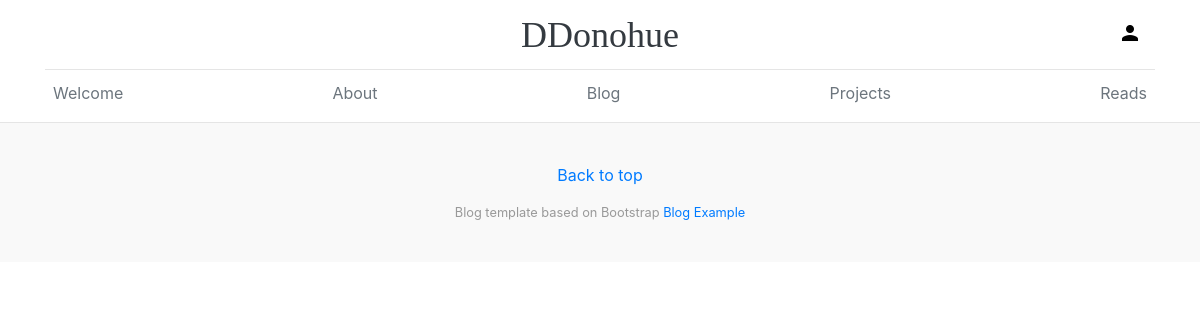
Page /blog/drafts/ on the earlier database version.
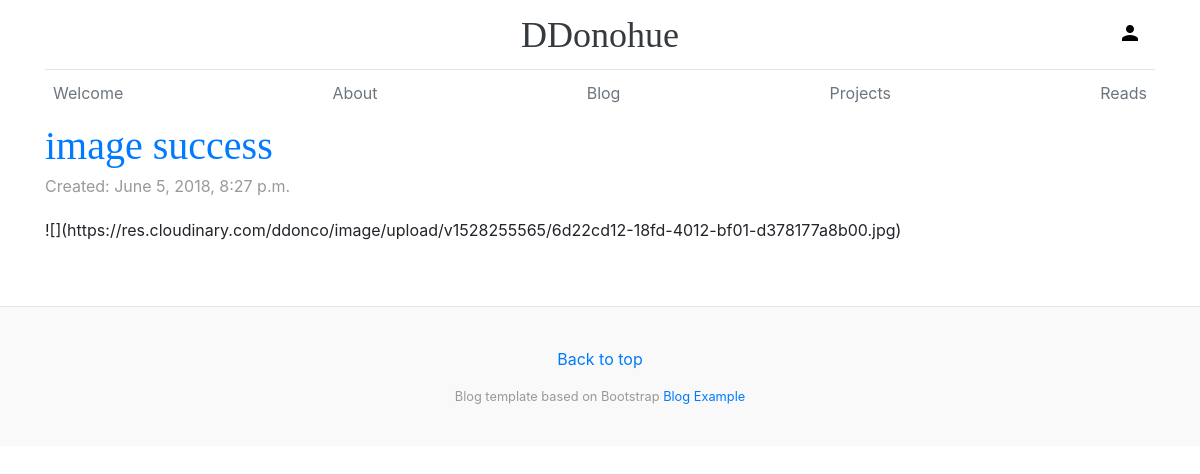
Same page on the later database version.
### blog/models.py (models this page shows, shortened)
class Post(models.Model):
    author = models.ForeignKey('auth.User', on_delete=models.CASCADE)
    title = models.CharField(max_length=256)
    text = MarkdownxField()
    thumbnail = CloudinaryField(blank=True, null=True, resource_type='image')
    create_date = models.DateTimeField(default=timezone.now)
    publish_date = models.DateTimeField(blank=True, null=True)

### blog/views.py (the view)
# urls.py: path('drafts/', views.DraftListView.as_view(), name='post_draft_list'),
class DraftListView(ListView, LoginRequiredMixin):
    login_url = '/login/'
    redirect_field_name = 'blog/post_list.html'
    model = Post
    template_name = 'blog/post_draft_list.html'
    def get_queryset(self):
        return Post.objects.filter(publish_date__isnull=True).order_by('create_date')

### blog/templates/blog/post_draft_list.html
{%extends "base.html"%}
{%block content%}
{%for post in post_list%}
  <div class="blog-post">
    <h3 class="blog-post-title"><a href="{%url 'blog:post_detail' pk=post.pk%}">{{post.title}}</a></h3>
    <p class="date blog-post-meta">Created: {{post.create_date}}</p>
    <p>{{post.text|safe|truncatechars:200}}</p>
  </div>
{%endfor%}
{%endblock%}

Differences in the rows shown:
now on this page (row edited): Post: title "image success", create_date "June 5, 2018, 8:27 p.m.", text "![](https://res.cloudinary.com/ddonco/image/upload/v1528255565/6d22cd12-18fd-4012-bf01-d378177a8b00.jpg)"
